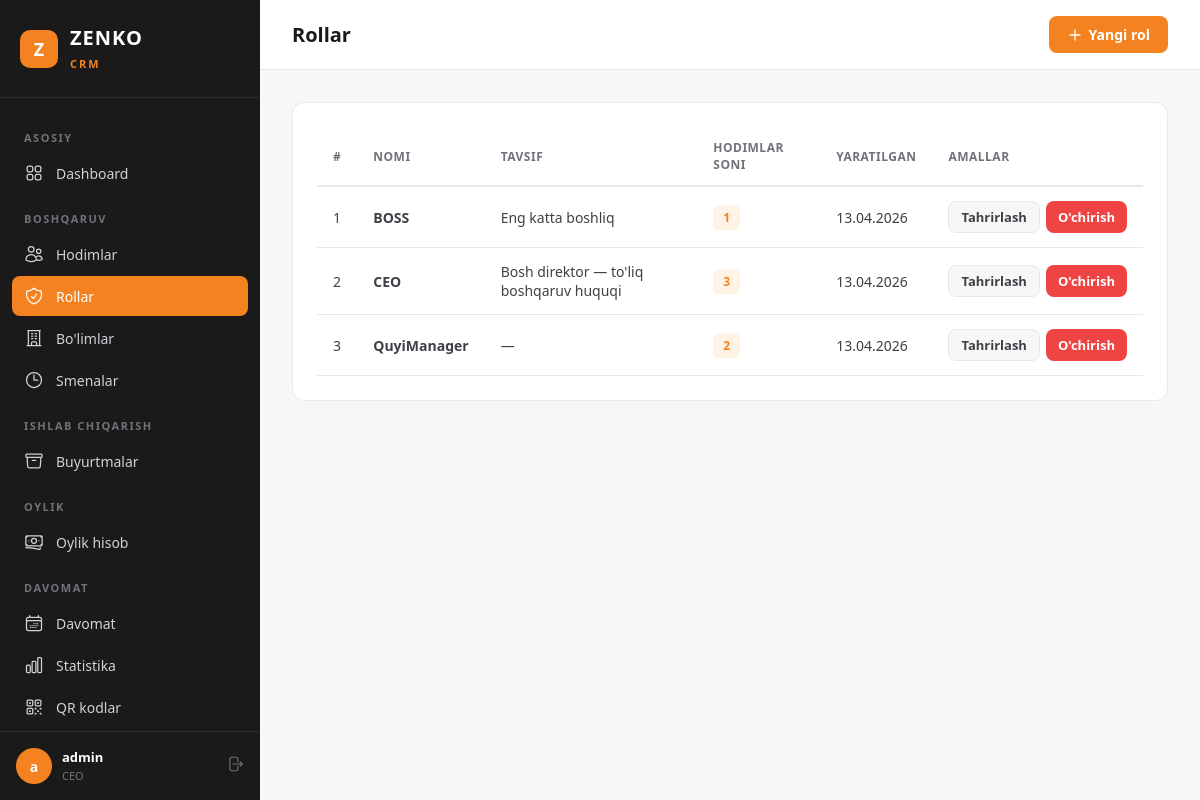
Page /ceo/roles/ (signed in) on the committed database.
### apps/users/models.py (models this page shows, shortened)
class User(AbstractUser):
    first_name = None
    last_name = None
    email = None
    name = models.CharField('Ism', max_length=150)
    phone = models.CharField('Telefon raqam', max_length=20, blank=True)
    role = models.ForeignKey(
        Role,
        verbose_name='Rol',
        on_delete=models.SET_NULL,
        related_name='users',
        null=True,
        blank=True,
    )
    department = models.ForeignKey(
        Department,
        verbose_name='Bo\'lim',
        on_delete=models.SET_NULL,
        related_name='users',
        null=True,
        blank=True,
    )
    shift = models.ForeignKey(
        Shift,
        verbose_name='Smena',
        on_delete=models.SET_NULL,
        related_name='users',
        null=True,
        blank=True,
    )
    branch = models.ForeignKey(
        Branch,
        verbose_name='Filial',
        on_delete=models.PROTECT,
        related_name='users',
        null=True,
        blank=True,
    )
    REQUIRED_FIELDS = ['name']
    class Meta:
        verbose_name = 'Hodim'
        verbose_name_plural = 'Hodimlar'
        ordering = ['-date_joined']

class Role(models.Model):
    name = models.CharField('Nomi', max_length=100, unique=True)
    description = models.TextField('Tavsif', blank=True)
    created_at = models.DateTimeField(auto_now_add=True)
    class Meta:
        verbose_name = 'Rol'
        verbose_name_plural = 'Rollar'
        ordering = ['name']

### apps/ceo/views.py (the view)
# urls.py: path('roles/', views.RoleListView.as_view(), name='role_list'),
class RoleListView(CEORequiredMixin, ListView):
    model = Role
    template_name = 'ceo/role_list.html'
    context_object_name = 'roles'
    def get_context_data(self, **kwargs):
        ctx = super().get_context_data(**kwargs)
        ctx['active_nav'] = 'roles'
        return ctx

### apps/ceo/views.py (called while the page is built)
    def dispatch(self, request, *args, **kwargs):
        if not request.user.is_authenticated:
            return self.handle_no_permission()
        if not (request.user.role and request.user.role.name == 'CEO'):
            if not request.user.is_superuser:
                messages.error(request, 'Sizda bu sahifaga kirish huquqi yo\'q.')
                return redirect('login')
        return super().dispatch(request, *args, **kwargs)

### apps/ceo/templates/ceo/role_list.html (shortened to what this page needs)
{% extends "ceo/base.html" %}
{% block page_title %}Rollar{% endblock %}
{% block topbar_actions %}
<a href="{% url 'ceo:role_create' %}" class="btn btn-primary">
    <svg xmlns="http://www.w3.org/2000/svg" fill="none" viewBox="0 0 24 24" stroke-width="2" stroke="currentColor"><path stroke-linecap="round" stroke-linejoin="round" d="M12 4.5v15m7.5-7.5h-15"/></svg>
    Yangi rol
</a>
{% endblock %}
{% block content %}
<div class="card">
    <div class="table-wrapper">
        <table>
            <thead>
                <tr>
                    <th>#</th>
                    <th>Nomi</th>
                    <th>Tavsif</th>
                    <th>Hodimlar soni</th>
                    <th>Yaratilgan</th>
                    <th>Amallar</th>
                </tr>
            </thead>
            <tbody>
                {% for role in roles %}
                <tr>
                    <td>{{ forloop.counter }}</td>
                    <td><strong>{{ role.name }}</strong></td>
                    <td>{{ role.description|default:"—"|truncatewords:8 }}</td>
                    <td><span class="badge badge-orange">{{ role.users.count }}</span></td>
                    <td>{{ role.created_at|date:"d.m.Y" }}</td>
                    <td>
                        <div class="actions-cell">
                            <a href="{% url 'ceo:role_update' role.pk %}" class="btn btn-secondary btn-sm">Tahrirlash</a>
                            <a href="{% url 'ceo:role_delete' role.pk %}" class="btn btn-danger btn-sm">O'chirish</a>
                        </div>
                    </td>
                </tr>
                {% endfor %}
            </tbody>
        </table>
    </div>
</div>
{% endblock %}

### apps/ceo/templates/ceo/base.html (shortened to what this page needs)
{% load static %}
<!DOCTYPE html>
<html lang="uz">
<head>
</head>
<body>
    <aside class="sidebar" id="sidebar">
        <div class="sidebar-brand">
            <div class="logo">Z</div>
            <div>
                <span>ZENKO</span><br>
                <small>CRM</small>
            </div>
        </div>
        <nav class="sidebar-nav">
            <div class="nav-label">Asosiy</div>
            <a href="{% url 'ceo:dashboard' %}" class="nav-link {% if active_nav == 'dashboard' %}active{% endif %}">
                Dashboard
            </a>
            <div class="nav-label">Boshqaruv</div>
            <a href="{% url 'ceo:user_list' %}" class="nav-link {% if active_nav == 'users' %}active{% endif %}">
                Hodimlar
            </a>
            <a href="{% url 'ceo:role_list' %}" class="nav-link {% if active_nav == 'roles' %}active{% endif %}">
                Rollar
            </a>
            <a href="{% url 'ceo:department_list' %}" class="nav-link {% if active_nav == 'departments' %}active{% endif %}">
                Bo'limlar
            </a>
            <a href="{% url 'ceo:shift_list' %}" class="nav-link {% if active_nav == 'shifts' %}active{% endif %}">
                <svg xmlns="http://www.w3.org/2000/svg" fill="none" viewBox="0 0 24 24" stroke-width="1.5" stroke="currentColor"><path stroke-linecap="round" stroke-linejoin="round" d="M12 6v6h4.5m4.5 0a9 9 0 1 1-18 0 9 9 0 0 1 18 0Z"/></svg>
                Smenalar
            </a>
            <div class="nav-label">Ishlab chiqarish</div>
            <a href="{% url 'order:order_list' %}" class="nav-link {% if active_nav == 'orders' %}active{% endif %}">
                Buyurtmalar
            </a>
            <div class="nav-label">Oylik</div>
            <a href="{% url 'ceo:salary_list' %}" class="nav-link {% if active_nav == 'salary' %}active{% endif %}">
                Oylik hisob
            </a>
            <div class="nav-label">Davomat</div>
            <a href="{% url 'ceo:attendance_list' %}" class="nav-link {% if active_nav == 'attendance' %}active{% endif %}">
                Davomat
            </a>
            <a href="{% url 'ceo:attendance_stats' %}" class="nav-link {% if active_nav == 'stats' %}active{% endif %}">
                Statistika
            </a>
            <a href="{% url 'ceo:qr_cards_all' %}" class="nav-link {% if active_nav == 'qr_cards' %}active{% endif %}">
                QR kodlar
            </a>
        </nav>
        <div class="sidebar-footer">
            <div class="sidebar-user">
                <div class="avatar">{{ request.user.name|make_list|first|default:"C" }}</div>
                <div class="info">
                    <strong>{{ request.user.name }}</strong>
                    <small>CEO</small>
                </div>
                <a href="{% url 'logout' %}" class="btn-logout" title="Chiqish">
                </a>
            </div>
        </div>
    </aside>
    <div class="main">
        <header class="topbar">
            <div style="display:flex;align-items:center;gap:12px;">
                <h1>{% block page_title %}Dashboard{% endblock %}</h1>
            </div>
            <div class="topbar-actions">
                {% block topbar_actions %}{% endblock %}
            </div>
        </header>
        <div class="content">
            {% block content %}{% endblock %}
        </div>
    </div>
</body>
</html>

### apps/ceo/templates/ceo/base.html (style rules this page uses)
:root { --orange: #F58220; --orange-hover: #E0741A; --orange-light: #FFF3E6; --black: #1A1A1A; --dark: #2D2D2D; --gray-100: #F7F7F8; --gray-200: #E8E8EC; --gray-300: #D1D1D8; --gray-500: #71717A; --gray-700: #3F3F46; --white: #FFFFFF; --red: #EF4444; --green: #22C55E; --sidebar-w: 260px; }
* { margin: 0; padding: 0; box-sizing: border-box; }
body { font-family: 'Segoe UI', system-ui, -apple-system, sans-serif; background: var(--gray-100); color: var(--black); min-height: 100vh; }
.sidebar { position: fixed; top: 0; left: 0; width: var(--sidebar-w); height: 100vh; background: var(--black); display: flex; flex-direction: column; z-index: 100; transition: transform .3s; }
.sidebar-brand { padding: 24px 20px; border-bottom: 1px solid var(--dark); display: flex; align-items: center; gap: 12px; }
.sidebar-brand .logo { width: 38px; height: 38px; background: var(--orange); border-radius: 10px; display: flex; align-items: center; justify-content: center; font-weight: 800; color: var(--white); font-size: 18px; }
.sidebar-brand span { color: var(--white); font-size: 20px; font-weight: 700; letter-spacing: 1px; }
.sidebar-brand small { color: var(--orange); font-size: 11px; font-weight: 600; text-transform: uppercase; letter-spacing: 2px; }
.sidebar-nav { flex: 1; padding: 16px 12px; overflow-y: auto; }
.nav-label { color: var(--gray-500); font-size: 11px; font-weight: 600; text-transform: uppercase; letter-spacing: 1.5px; padding: 16px 12px 8px; }
.nav-link { display: flex; align-items: center; gap: 12px; padding: 10px 12px; color: var(--gray-300); text-decoration: none; border-radius: 8px; font-size: 14px; font-weight: 500; transition: all .2s; margin-bottom: 2px; }
.nav-link.active { background: var(--orange); color: var(--white); }
.nav-link svg { width: 20px; height: 20px; flex-shrink: 0; }
.sidebar-footer { padding: 16px; border-top: 1px solid var(--dark); }
.sidebar-user { display: flex; align-items: center; gap: 10px; color: var(--gray-300); font-size: 13px; }
.sidebar-user .avatar { width: 36px; height: 36px; background: var(--orange); border-radius: 50%; display: flex; align-items: center; justify-content: center; font-weight: 700; color: var(--white); font-size: 14px; }
.sidebar-user .info { flex: 1; }
.sidebar-user .info strong { display: block; color: var(--white); font-size: 13px; }
.sidebar-user .info small { color: var(--gray-500); font-size: 11px; }
.btn-logout { color: var(--gray-500); text-decoration: none; font-size: 13px; transition: color .2s; }
.main { margin-left: var(--sidebar-w); min-height: 100vh; }
.topbar { background: var(--white); border-bottom: 1px solid var(--gray-200); padding: 16px 32px; display: flex; align-items: center; justify-content: space-between; position: sticky; top: 0; z-index: 50; }
.topbar h1 { font-size: 20px; font-weight: 700; color: var(--black); }
.topbar-actions { display: flex; align-items: center; gap: 12px; }
.content { padding: 32px; }
.card { background: var(--white); border-radius: 12px; border: 1px solid var(--gray-200); padding: 24px; margin-bottom: 24px; }
.table-wrapper { overflow-x: auto; }
table { width: 100%; border-collapse: collapse; font-size: 14px; }
table th { text-align: left; padding: 12px 16px; font-weight: 600; color: var(--gray-500); font-size: 12px; text-transform: uppercase; letter-spacing: .5px; border-bottom: 2px solid var(--gray-200); }
table td { padding: 14px 16px; border-bottom: 1px solid var(--gray-200); color: var(--gray-700); }
.btn { display: inline-flex; align-items: center; gap: 6px; padding: 9px 18px; border-radius: 8px; font-size: 14px; font-weight: 600; text-decoration: none; border: none; cursor: pointer; transition: all .2s; }
.btn svg { width: 16px; height: 16px; }
.btn-primary { background: var(--orange); color: var(--white); }
.btn-secondary { background: var(--gray-100); color: var(--gray-700); border: 1px solid var(--gray-200); }
.btn-danger { background: var(--red); color: var(--white); }
.btn-sm { padding: 6px 12px; font-size: 13px; }
.actions-cell { display: flex; gap: 6px; }
.badge { display: inline-block; padding: 4px 10px; border-radius: 6px; font-size: 12px; font-weight: 600; }
.badge-orange { background: var(--orange-light); color: var(--orange); }

### rows in the picture
User: user.name|make_list "a", user.name "admin"
Role: name "BOSS", description "Eng katta boshliq", users.count "1", created_at "13.04.2026"
Role: name "CEO", description "Bosh direktor — to'liq boshqaruv huquqi", users.count "3", created_at "13.04.2026"
Role: name "QuyiManager", description "—", users.count "2", created_at "13.04.2026"
